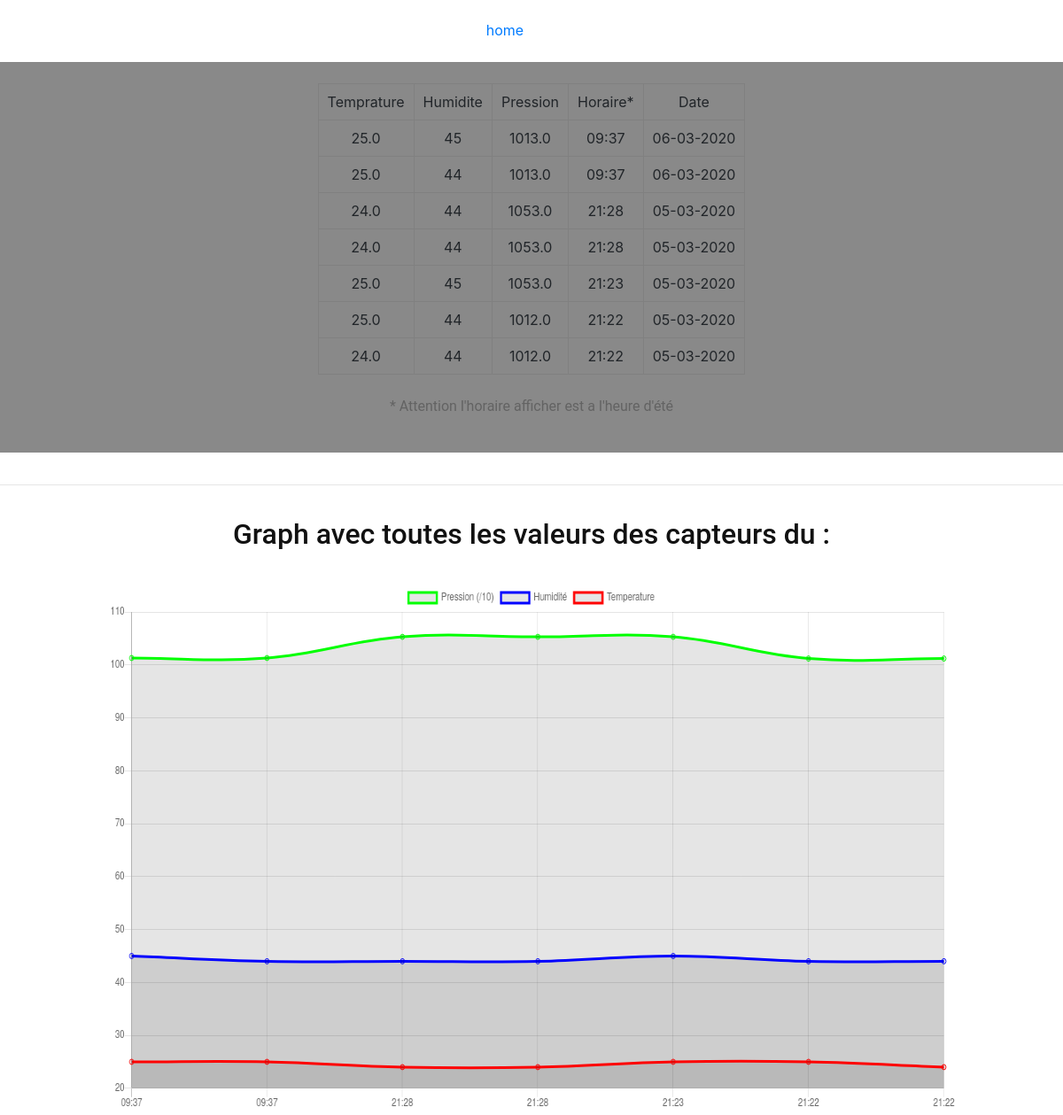
Page /histo on the earlier database version.
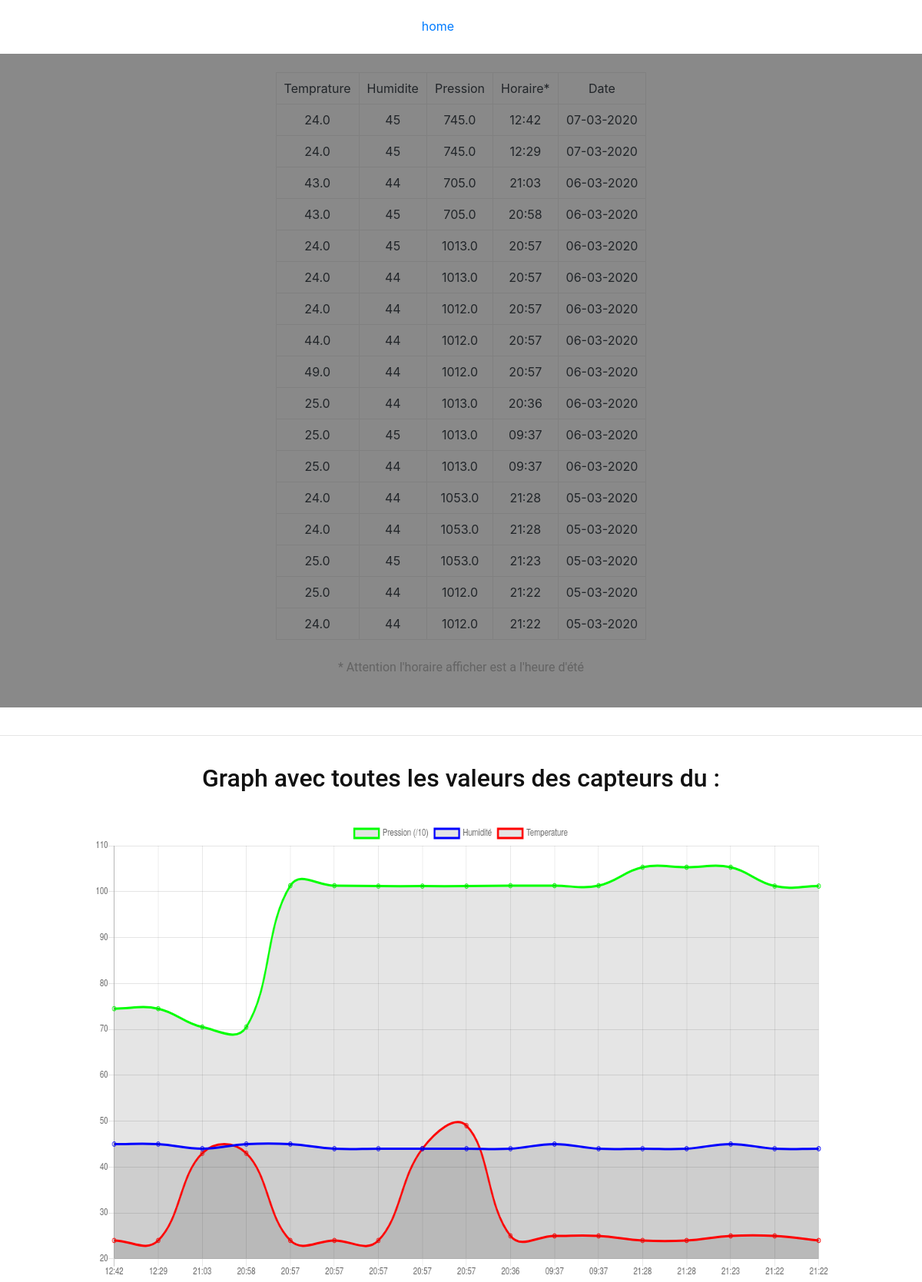
Same page on the later database version.
### tables this page shows
CREATE TABLE info (
    id INTEGER PRIMARY KEY AUTOINCREMENT,
    jour datetime,
    horaire time,
    temperature float,
    pressure float,
    humidite int);

### Flask.py (the view)
@app.route("/histo")
def histo():
	pressiontable = []
	humiditetable = []
	temperaturetable = []
	horairetable = []
	tableau = selectAllValue(False)
	titre = "Historique des temperature"
	for row in tableau:
		pressiontable.append(row[1]/10)
		humiditetable.append(row[2])
		temperaturetable.append(row[3])
		horairetable.append(row[4])
	return render_template(
		'histo.html',
		titre = titre,
		value = tableau,
		pressiongraph = pressiontable,
		humiditegraph = humiditetable,
		temperaturegraph = temperaturetable,
		timegraph = horairetable
	)

### Database.py (called while the page is built)
def selectAllValue(debug):
	valeur = []
	conn = sqlite3.connect('supervision.db')
	cur = conn.cursor()
	req = "SELECT id, pressure, humidite, temperature,strftime('%H:%M',horaire) as horaire,strftime('%d-%m-%Y',jour) as jour FROM info ORDER BY jour DESC, horaire DESC ;"
	result = cur.execute(req)
	for row in result:
		if debug :
			print('Row '+str(row))
		valeur.append(row)
	conn.close()
	return valeur

### templates/histo.html (shortened to what this page needs)
<!DOCTYPE html>
<html lang="fr">
<head>
	<link rel="stylesheet" type="text/css" href="{{url_for('static', filename='css/main.css')}}">
	<link rel="stylesheet" type="text/css" href="{{url_for('static', filename='css/style.css')}}">
	<link rel="stylesheet" type="text/css" href="{{url_for('static', filename='css/bootstrap.min.css')}}">
</head>
<body>
	<div align="center">
		<a style="margin: auto; margin-right: 5%;" href="/">home</a>
	</div>
	<section style="padding :2%;margin-top:2%;background-color: rgba(20,20,20,0.5)">
		<table id="tableinfo" align="center" border="1" >
			<tr align="center">
				<td class="sorting_1">Temprature</td>
				<td class="sorting_1">Humidite</td>
				<td class="sorting_1">Pression</td>
				<td class="sorting_1">Horaire*</td>
				<td class="sorting_1">Date</td>
			</tr>
			{% for row in value %}
			<tr align="center">
				<td class="sorting_1">{{row[3]}}</td>
				<td class="sorting_1">{{row[2]}}</td>
				<td class="sorting_1">{{row[1]}}</td>
				<td class="sorting_1">{{row[4]}}</td>
				<td class="sorting_1">{{row[5]}}</td>
			</tr>
			{%endfor%}
		</table>
		<br>
		<p align="center">* Attention l'horaire afficher est a l'heure d'été</p>
	</section>
	<hr style="margin-bottom: 3%;margin-top: 3%">
	<div>
		<h2 style="margin-bottom: 3%;text-align: center;" >Graph avec toutes les valeurs des capteurs du : {{date}}</h2>
		<canvas class="centerGRAPH" align="center" id="myChart"></canvas>
	</div>
	<script type="text/javascript">
		let ctx = document.getElementById('myChart').getContext('2d');
		let chart = new Chart(ctx,{
			type : 'line',
			data: {
            labels:{{timegraph|tojson}},//
            datasets : [{
            	label:'Pression (/10)',
            	borderColor:'rgb(0, 255,0)',
            	data:{{pressiongraph}}
            },{
            	label:'Humidité',
            	borderColor:'rgb(0,0,255)',
            	data:{{humiditegraph}}
            },{
            	label:'Temperature',
            	borderColor:'rgb(255,0,0)',
            	data:{{temperaturegraph}}
            }]
        },
        options :{}
    })
</script>
</body>
</html>

### static/css/main.css (style rules this page uses)
.sorting_1 { padding-top: 8px; padding-bottom: 8px; padding-right: 10px; padding-left: 10px; }
.centerGRAPH { padding-right: 10%; padding-left: 10%; }

### static/css/style.css (style rules this page uses)
html, body { height: 100%; font-family: "Roboto", sans-serif; -webkit-font-smoothing: antialiased; font-smoothing: antialiased; }
h1, h2, h3, h4, h5, h6 { margin: 0; color: #111111; font-weight: 400; font-family: "Roboto", sans-serif; }
h2 { font-size: 36px; }
p { font-size: 16px; font-family: "Roboto", sans-serif; color: #636363; font-weight: 400; line-height: 24px; margin: 0 0 15px 0; }

Differences in the rows shown:
added info: temperature "24.0", humidite "45", pressure "745.0", row "12:42", jour "07-03-2020"
added info: temperature "24.0", humidite "45", pressure "745.0", row "12:29", jour "07-03-2020"
added info: temperature "43.0", humidite "44", pressure "705.0", row "21:03", jour "06-03-2020"
added info: temperature "43.0", humidite "45", pressure "705.0", row "20:58", jour "06-03-2020"
added info: temperature "24.0", humidite "45", pressure "1013.0", row "20:57", jour "06-03-2020"
added info: temperature "24.0", humidite "44", pressure "1013.0", row "20:57", jour "06-03-2020"
added info: temperature "24.0", humidite "44", pressure "1012.0", row "20:57", jour "06-03-2020"
added info: temperature "44.0", humidite "44", pressure "1012.0", row "20:57", jour "06-03-2020"
added info: temperature "49.0", humidite "44", pressure "1012.0", row "20:57", jour "06-03-2020"
added info: temperature "25.0", humidite "44", pressure "1013.0", row "20:36", jour "06-03-2020"
Other differences:
chart data {{ timegraph|tojson }}: ["09:37", "09:37", "21:28", "21:28", "21:23", "21:22", "21:22"] → ["12:42", "12:29", "21:03", "20:58", "20:57", "20:57", "20:57", "20:57", "20:57", "20:36", "09:37", "09:37", "21:28", "21:28", "21:23", "21:22", "21:22"]
chart data {{ pressiongraph }}: [101.3, 101.3, 105.3, 105.3, 105.3, 101.2, 101.2] → [74.5, 74.5, 70.5, 70.5, 101.3, 101.3, 101.2, 101.2, 101.2, 101.3, 101.3, 101.3, 105.3, 105.3, 105.3, 101.2, 101.2]
chart data {{ humiditegraph }}: [45, 44, 44, 44, 45, 44, 44] → [45, 45, 44, 45, 45, 44, 44, 44, 44, 44, 45, 44, 44, 44, 45, 44, 44]
chart data {{ temperaturegraph }}: [25.0, 25.0, 24.0, 24.0, 25.0, 25.0, 24.0] → [24.0, 24.0, 43.0, 43.0, 24.0, 24.0, 24.0, 44.0, 49.0, 25.0, 25.0, 25.0, 24.0, 24.0, 25.0, 25.0, 24.0]
